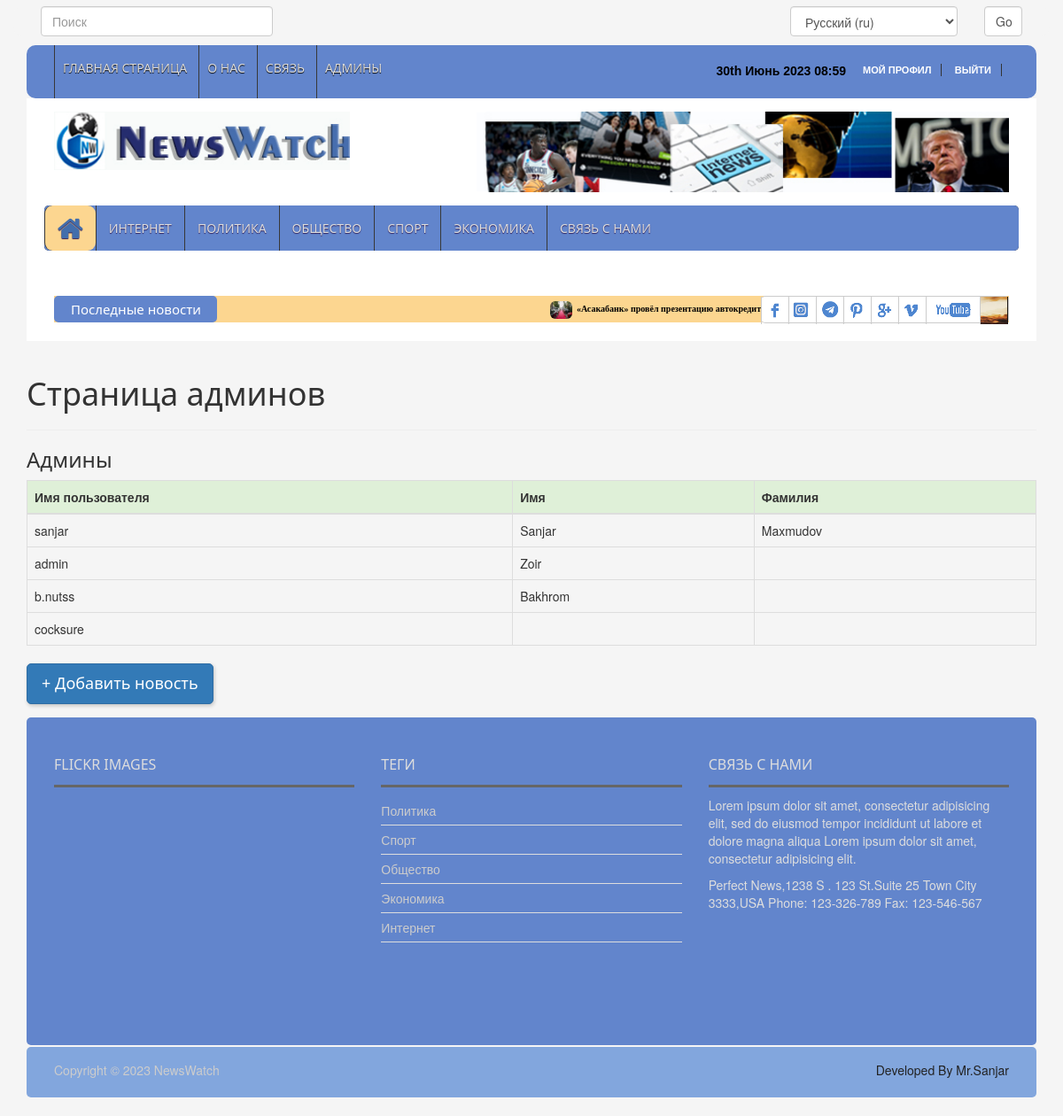
The page /ru/adminpage/ (signed in) on the database its author committed.
### news_app/models.py (models this page shows, shortened)
class News(models.Model):
    class Status(models.TextChoices):
        Draft = "DF", "Draft"
        Published = "PB", "Published"
    title = models.CharField(max_length=200)
    slug = models.SlugField(max_length=200)
    body = models.TextField()
    image = models.ImageField(upload_to="news/images")
    category = models.ForeignKey(Category,
                                 on_delete=models.CASCADE)
    publish_time = models.DateTimeField(default=timezone.now)
    created_time = models.DateTimeField(auto_now_add=True)
    updated_time = models.DateTimeField(auto_now=True)
    status = models.CharField(max_length=2, choices=Status.choices,
                              default=Status.Draft)
    objects = models.Manager()
    published = PublishedManager()
    class Meta:
        ordering = ["-publish_time"]

class Category(models.Model):
    name = models.CharField(max_length=100)

### news_app/views.py (the view)
# urls.py: path('adminpage/', admin_page_view, name='admin_page'),
@login_required()
@user_passes_test(lambda u: u.is_superuser)
def admin_page_view(request):
    admin_users = User.objects.filter(is_superuser=True)
    context = {
        'admin_users': admin_users
    }
    return render(request, 'pages/admin_page.html', context)

### news_app/context_processor.py (called while the page is built)
def latest_news(request):
    latest_news = News.published.all().order_by('-publish_time')[:10]
    categories = Category.objects.all()
    context = {
        'latest_news': latest_news,
        'categories': categories
    }
    return context

### news_app/models.py (called while the page is built)
    def get_queryset(self):
        return super().get_queryset().filter(status=News.Status.Published)

### templates/pages/admin_page.html (shortened to what this page needs)
{% extends 'news/base.html' %}
{% load static %}
{% load i18n %}
{% block content %}
    <div class="container "><br>
        <h1 >{% blocktrans %}Страница админов{% endblocktrans %}</h1><hr>
        <h3>{% blocktrans %}Админы{% endblocktrans %}</h3>
    <table class="table table-bordered">
        <thead>
            <tr class="success">
                <th>{% blocktrans %}Имя пользователя{% endblocktrans %}</th>
                <th>{% blocktrans %}Имя{% endblocktrans %}</th>
                <th>{% blocktrans %}Фамилия{% endblocktrans %}</th>
            </tr>
        </thead>
        <tbody>
        {% for user in admin_users %}
            <tr>
                <td>{{ user.username }}</td>
                <td>{{ user.first_name }}</td>
                <td>{{ user.last_name }}</td>
            </tr>
        {% endfor %}
        </tbody>
    </table>
    <h2 class="text-primary ">
        <a href="{% url 'news_create' %}" class="btn btn-primary btn-lg btn-shadow" > + {% blocktrans %}Добавить новость{% endblocktrans %}</a>
    </h2>
    </div>
{% endblock content %}

### templates/news/base.html (shortened to what this page needs)
{% load static %}
{% load i18n %}
<!DOCTYPE html>
<html lang="en">
<head>
    <link rel="stylesheet" type="text/css" href="{% static 'css/bootstrap.min.css' %}">
    <link rel="stylesheet" type="text/css" href="{% static 'css/font-awesome.min.css' %}">
    <link rel="stylesheet" type="text/css" href="{% static 'css/animate.css' %}">
    <link rel="stylesheet" type="text/css" href="{% static 'css/font.css' %}">
    <link rel="stylesheet" type="text/css" href="{% static 'css/li-scroller.css' %}">
    <link rel="stylesheet" type="text/css" href="{% static 'css/slick.css' %}">
    <link rel="stylesheet" type="text/css" href="{% static 'css/jquery.fancybox.css' %}">
    <link rel="stylesheet" type="text/css" href="{% static 'css/theme.css' %}">
    <link rel="stylesheet" type="text/css" href="{% static 'css/style.css' %}">
</head>
<body>
    <div class="container">
      <header id="header">
      <div class=" row" style="margin-bottom: 10px;">
            <div class="header_top" style="background-color: #f5f5f5">
                <div class="col-lg-3 col-md-3 col-sm-6 col-xs-6" style="padding-left: 0px">
                    <form method="get" action="{% url 'search_results' %}">
                                <input  type="search" name="q" placeholder="{% blocktrans %}Поиск{% endblocktrans %}" class="form-control" >
                            </form>
                </div>
                <div class="col-lg-3 col-md-3"></div>
                <div class="col-lg-3 col-md-3"></div>
                <div class="col-lg-3 col-md-3 col-sm-6 col-xs-6" style="padding-right: 0px">
                    <form action="{% url 'set_language' %}" method="post">{% csrf_token %}
                        <div class="row">
                            <div class="col-lg-9 col-md-8 col-sm-8 col-xs-8">
                                <select class="form-control" name="language">
                                    {% get_current_language as LANGUAGE_CODE %}
                                    {% get_available_languages as LANGUAGES %}
                                    {% get_language_info_list for LANGUAGES as languages %}
                                    {% for language in languages %}
                                        <option value="{{ language.code }}"{% if language.code == LANGUAGE_CODE %} selected{% endif %}>
                                            {{ language.name_local }} ({{ language.code }})
                                        </option>
                                    {% endfor %}
                                </select>
                            </div>
                            <div class="col-lg-3 col-md-4 col-sm-4 col-xs-4">
                                <input class="form-control" type="submit" value="Go" >
                            </div>
                        </div>
                    </form>
                </div>
            </div>
        </div>
<div class="row">
  <div class="col-lg-12 col-md-12 col-sm-12">
    <div class="header_top">
      <div class="header_top_left">
        <ul class="top_nav">
          <li><a href="{% url 'home_page' %}">{% blocktrans %}Главная страница{% endblocktrans %}</a></li>
          <li><a id="about" href="#">О нас</a></li>
          <li><a href="{% url 'contact_page' %}">{% blocktrans %}Связь{% endblocktrans %}</a></li>
          {% if user.is_authenticated and user.is_superuser %}
            <li><a href="{% url 'admin_page' %}">{% blocktrans %}Админы{% endblocktrans %}</a></li>
          {% endif %}
        </ul>
              </div>
              <div class="header_top_right">
              {% if request.user.is_authenticated %}
                  <p class="my_profile">
                      <a href="{% url 'user_profile'%}" >{% blocktrans %}Мой профил{% endblocktrans %} </a>
                      <a href="{% url 'logout'%}">{% blocktrans %}Выйти{% endblocktrans %}</a>
                  </p>
              {% else %}
                  <p><a href="{% url 'login'%}" style="color: greenyellow; font-size: 14px ">{% blocktrans %}Войти в сайт{% endblocktrans %}</a></p>
              {% endif %}
              <p style="color: black; font-size: 14px">{% now "jS F Y H:i" %}</p>
              </div>
            </div>
          </div>
          <div class="col-lg-12 col-md-12 col-sm-12">
            <div class="header_bottom">
              <div class="logo_area"><a href="{% url 'home_page' %}" class="logo"><img src="{% static 'images/logo.jpg' %}" alt=""></a></div>
              <div class="add_banner"><a href="#"><img src="{% static 'images/addbanner_728x90_V1.jpg' %}" alt="addbaner"></a></div>
            </div>
          </div>
        </div>
      </header>
      <section id="navArea">
        <nav class="navbar navbar-inverse" role="navigation">
          <div class="row" style="background-color: #6285cc; margin: 0; border-radius: 5px">
             <div id="navbar" class="navbar-collapse collapse">
                    <ul class="nav navbar-nav main_nav">
                        <li class="active" ><a href="{% url 'home_page' %}"><span class="fa fa-home desktop-home"></span>
                            <span class="mobile-show">Главная страница</span></a></li>
                        <li><a href="{% url 'internet_news_page' %}">{% blocktrans %}Интернет{% endblocktrans %}</a></li>
                        <li><a href="{% url 'politic_news_page' %}">{% blocktrans %}Политика{% endblocktrans %}</a></li>
                        <li><a href="{% url 'local_news_page' %}">{% blocktrans %}Общество{% endblocktrans %}</a></li>
                        <li><a href="{% url 'sport_news_page' %}">{% blocktrans %}Спорт{% endblocktrans %}</a></li>
                        <li><a href="{% url 'economic_news_page' %}">{% blocktrans %}Экономика{% endblocktrans %}</a></li>
                        <li><a href="{% url 'contact_page' %}">{% blocktrans %}Связь с нами{% endblocktrans %}</a></li>
                    </ul>
                </div>
          </div>
        </nav>
      </section>
      <section id="newsSection">
        <div class="row">
          <div class="col-lg-12 col-md-12">
            <div class="latest_newsarea"> <span>{% blocktrans %}Последные новости{% endblocktrans %}</span>
              <ul id="ticker01" class="news_sticker list-group">
                  {% for news in latest_news %}
                    <li class="list-item"><a style="color: black" href="{% url 'news_detail_page' news.slug %}"><img class="img-rounded" src="{{ news.image.url }}" alt="">{{ news.title }}</a></li>
                  {% endfor %}
              </ul>
              <div class="social_area">
                <ul class="social_nav list-group">
                  <li class="facebook"><a href="https://www.facebook.com/sanjar.utkirovich?mibextid=ZbWKwL" target="_blank"></a></li>
                  <li class="twitter"><a href="https://www.instagram.com/__maxmudov/?fbclid=IwAR1j34PBpgmZa_ILZe4x4HN6QAI4V1A8puBlIlBeM-Vn23fjLdzUaa776_Q" target="_blank"></a></li>
                  <li class="flickr"><a href="https://t.me/cocksure" target="_blank"></a></li>
                  <li class="pinterest"><a href="https://www.pinterest.com/" target="_blank"></a></li>
                  <li class="googleplus"><a href="#"></a></li>
                  <li class="vimeo"><a href="#"></a></li>
                  <li class="youtube"><a href="#"></a></li>
                  <li class="mail"><a href="#"></a></li>
                </ul>
              </div>
            </div>
          </div>
        </div>
      </section>
    </div>
    {% block content %}
    {% endblock content %}
<div class="container">
    <footer id="footer">
        <div class="footer_top">
          <div class="row">
            <div class="col-lg-4 col-md-4 col-sm-4">
              <div class="footer_widget wow fadeInLeftBig">
                <h2>Flickr Images</h2>
              </div>
            </div>
            <div class="col-lg-4 col-md-4 col-sm-4">
              <div class="footer_widget wow fadeInDown">
                <h2>Теги</h2>
                <ul class="tag_nav">
                    {% for category in categories %}
                  <li><a href="#">{{ category.name }}</a></li>
                    {% endfor %}
                </ul>
              </div>
            </div>
            <div class="col-lg-4 col-md-4 col-sm-4">
              <div class="footer_widget wow fadeInRightBig">
                <h2>Связь с нами</h2>
                <p>Lorem ipsum dolor sit amet, consectetur adipisicing elit, sed do eiusmod tempor incididunt ut labore et dolore magna aliqua Lorem ipsum dolor sit amet, consectetur adipisicing elit.</p>
                <address>
                Perfect News,1238 S . 123 St.Suite 25 Town City 3333,USA Phone: 123-326-789 Fax: 123-546-567
                </address>
              </div>
            </div>
          </div>
        </div>
<div class="footer_bottom">
  <p class="copyright">Copyright &copy; 2023 <a href="{% url 'home_page' %}">NewsWatch</a></p>
  <p class="developer">Developed By Mr.Sanjar</p>
</div>
</footer>
</div>
</body>
</html>

### static/css/li-scroller.css (style rules this page uses)
ul.newsticker { position:relative; left:750px; font:bold 10px Verdana; list-style-type:none; margin:0; padding:0 }
ul.newsticker li { float:left; margin:0; padding:0 }
ul.newsticker a { white-space:nowrap; padding:0; color:#fff; margin:0 50px 0 0 }
ul.newsticker a > img { height:20px; margin-right:5px; width:25px }

### static/css/theme.css (style rules this page uses)
.latest_newsarea span { background:none repeat scroll 0 0 }

### rows shown on the page
News: image (picture), title "«Асакабанк» провёл презентацию автокредитов на обновлённых условиях"
Category: name "Политика"
Category: name "Спорт"
Category: name "Общество"
Category: name "Экономика"
Category: name "Интернет"

### other values the page prints
{{ user.username }} "sanjar"
{{ user.first_name }} "Sanjar"
{{ user.last_name }} "Maxmudov"
{{ user.username }} "admin"
{{ user.first_name }} "Zoir"
{{ user.username }} "b.nutss"
{{ user.first_name }} "Bakhrom"
{{ user.username }} "cocksure"
form field language "Русский (ru)"
